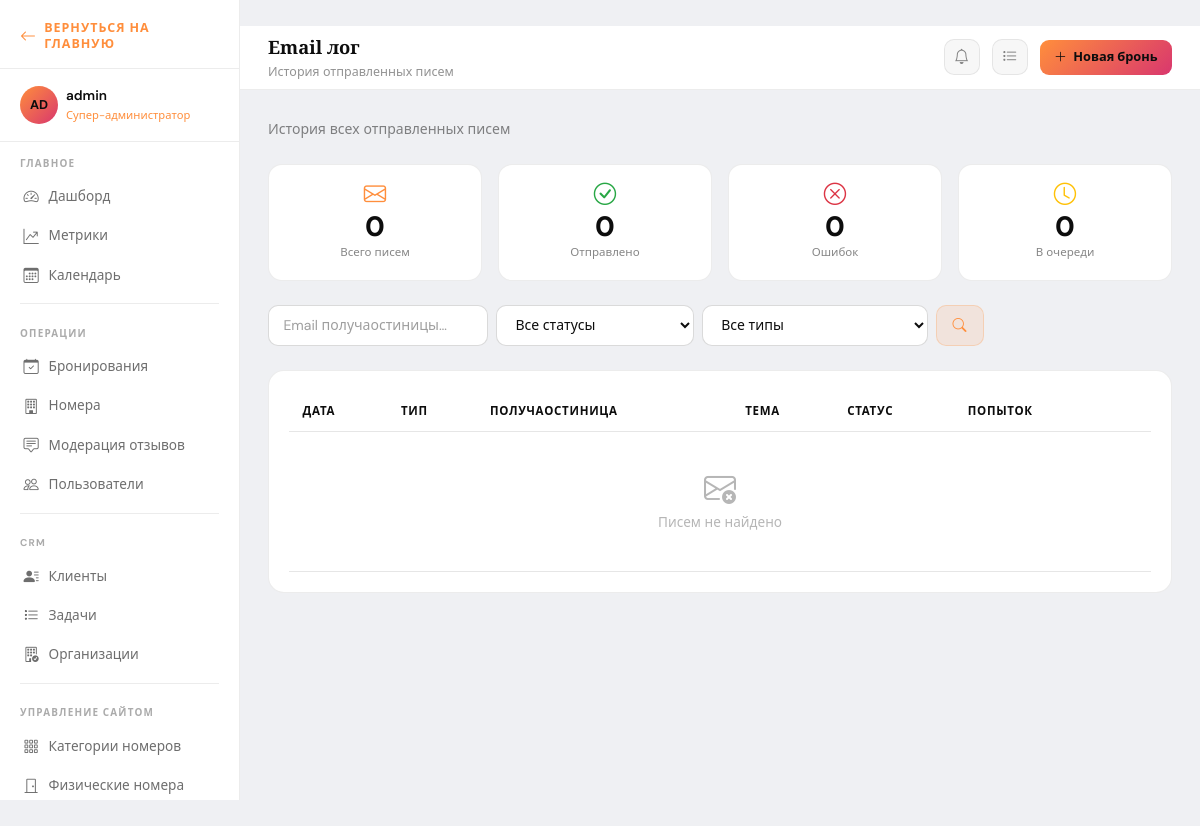
/notifications/email-log/ (signed in), run on the app's committed database.
### apps/accounts/models.py (models this page shows, shortened)
class User(AbstractUser, TimeStampedModel):
    username = None
    email = models.EmailField(_("email"), unique=True)
    role = models.CharField(
        _("роль"),
        max_length=20,
        choices=UserRole.choices,
        default=UserRole.USER,
        db_index=True,
    )
    phone = models.CharField(
        _("телефон"), max_length=20, blank=True, validators=[phone_validator]
    )
    patronymic = models.CharField(_("отчество"), max_length=150, blank=True)
    date_of_birth = models.DateField(_("дата рождения"), null=True, blank=True)
    avatar = models.ImageField(
        _("аватар"), upload_to="avatars/%Y/%m/", null=True, blank=True
    )
    preferred_language = models.CharField(
        _("язык интерфейса"), max_length=10, default="ru", blank=True,
        choices=[("ru", "Русский"), ("en", "English")],
    )
    marketing_consent    = models.BooleanField(_("согласие на рассылку"), default=False)
    email_notifications  = models.BooleanField(_("email-уведомления"),    default=True)
    USERNAME_FIELD  = "email"
    REQUIRED_FIELDS = []
    objects = UserManager()
    class Meta:
        verbose_name         = _("пользоваостиница")
        verbose_name_plural  = _("пользователи")
        ordering             = ["-created_at"]
        indexes = [
            models.Index(fields=["role", "is_active"]),
        ]
    @property
    def is_plain_user(self) -> bool:
        return self.role == UserRole.USER and not self.is_superuser
    @property
    def is_receptionist(self) -> bool:
        return self.has_role(UserRole.RECEPTIONIST)
    @property
    def is_manager(self) -> bool:
        return self.has_role(UserRole.MANAGER)
    @property
    def is_admin(self) -> bool:
        return self.has_role(UserRole.ADMIN)
    @property
    def is_super_admin(self) -> bool:
        return self.is_superuser or self.role == UserRole.SUPER_ADMIN
    def has_role(self, minimum_role: str) -> bool:
        if self.is_superuser:
            return True
        return role_gte(self.role, minimum_role)
    def get_short_name(self) -> str:
        return self.first_name or self.email.split("@")[0]
    def get_initials(self) -> str:
        parts = [self.first_name[:1], self.last_name[:1]]
        return "".join(p for p in parts if p).upper() or self.email[:2].upper()
    @property
    def push_notifications_unread_count(self) -> int:
        return self.push_notifications.filter(is_read=False).count()

### apps/notifications/views.py (the view)
# urls.py: path("email-log/",          views.EmailLogListView.as_view(),         name="email_log"),
class EmailLogListView(ManagerRequiredMixin, View):
    template_name = "notifications/email_log.html"
    def get(self, request):
        qs = (
            EmailLog.objects
            .select_related("booking")
            .order_by("-created_at")
        )
        status     = request.GET.get("status", "")
        email_type = request.GET.get("type", "")
        search     = request.GET.get("q", "")
        if status:     qs = qs.filter(status=status)
        if email_type: qs = qs.filter(email_type=email_type)
        if search:     qs = qs.filter(recipient_email__icontains=search)
        from django.core.paginator import Paginator
        paginator = Paginator(qs, 30)
        page      = paginator.get_page(request.GET.get("page", 1))
        return render(request, self.template_name, {
            "page_obj": page, "logs": page.object_list,
            "is_paginated": page.has_other_pages(),
            "status_choices": EmailLog.EmailStatus.choices,
            "type_choices":   EmailLog.EmailType.choices,
            "filters": {"status": status, "type": email_type, "q": search},
            "counts": {
                "total":   EmailLog.objects.count(),
                "sent":    EmailLog.objects.filter(status="sent").count(),
                "failed":  EmailLog.objects.filter(status="failed").count(),
                "pending": EmailLog.objects.filter(status="pending").count(),
            },
        })

### templates/notifications/email_log.html (shortened to what this page needs)
﻿{% extends "dashboard/base_dashboard.html" %}
{% block dashboard_title %}Email лог{% endblock %}
{% block dashboard_subtitle %}История отправленных писем{% endblock %}
{% block dashboard_content %}
<p class="cabinet-page-subtitle">История всех отправленных писем</p>
<div class="row g-3 mb-4">
  <div class="col-6 col-md-3">
    <div class="stat-card">
      <div class="stat-icon"><i class="bi bi-envelope"></i></div>
      <div class="stat-value">{{ counts.total }}</div>
      <div class="stat-label">Всего писем</div>
    </div>
  </div>
  <div class="col-6 col-md-3">
    <div class="stat-card">
      <div class="stat-icon"><i class="bi bi-check-circle" style="color:#28a745"></i></div>
      <div class="stat-value">{{ counts.sent }}</div>
      <div class="stat-label">Отправлено</div>
    </div>
  </div>
  <div class="col-6 col-md-3">
    <div class="stat-card">
      <div class="stat-icon"><i class="bi bi-x-circle" style="color:#dc3545"></i></div>
      <div class="stat-value">{{ counts.failed }}</div>
      <div class="stat-label">Ошибок</div>
    </div>
  </div>
  <div class="col-6 col-md-3">
    <div class="stat-card">
      <div class="stat-icon"><i class="bi bi-clock" style="color:#ffc107"></i></div>
      <div class="stat-value">{{ counts.pending }}</div>
      <div class="stat-label">В очереди</div>
    </div>
  </div>
</div>
<form method="get" class="d-flex gap-2 flex-wrap mb-4">
  <input type="text" name="q" value="{{ filters.q }}"
         placeholder="Email получаостиницы…"
         style="background:rgba(255,255,255,.05);border:1px solid rgba(255,255,255,.1);
                color:#fff;border-radius:10px;padding:.5rem .9rem;font-size:.875rem;
                min-width:220px;outline:none"
         onfocus="this.style.borderColor='var(--gold)'"
         onblur="this.style.borderColor='rgba(255,255,255,.1)'" />
  <select name="status" onchange="this.form.submit()"
          style="background:#1a1a2e;border:1px solid rgba(255,255,255,.1);color:#fff;
                 border-radius:10px;padding:.5rem .9rem;font-size:.875rem">
    <option value="">Все статусы</option>
  </select>
  <select name="type" onchange="this.form.submit()"
          style="background:#1a1a2e;border:1px solid rgba(255,255,255,.1);color:#fff;
                 border-radius:10px;padding:.5rem .9rem;font-size:.875rem">
    <option value="">Все типы</option>
  </select>
  <button type="submit"
          style="background:rgba(201,168,76,.15);color:var(--gold);
                 border:1px solid rgba(201,168,76,.3);border-radius:10px;
                 padding:.5rem 1rem;font-size:.875rem;cursor:pointer">
    <i class="bi bi-search"></i>
  </button>
</form>
<div class="cabinet-card">
  <div class="table-responsive">
    <table class="table table-dark table-hover mb-0" style="--bs-table-bg:transparent">
      <thead>
        <tr style="color:rgba(255,255,255,.35);font-size:.72rem;text-transform:uppercase;letter-spacing:.06em">
          <th>Дата</th>
          <th>Тип</th>
          <th>Получаостиница</th>
          <th>Тема</th>
          <th>Статус</th>
          <th>Попыток</th>
          <th></th>
        </tr>
      </thead>
      <tbody style="font-size:.85rem">
        {% for log in logs %}
        <tr>
          <td style="color:rgba(255,255,255,.5);font-size:.78rem;white-space:nowrap">
            {{ log.created_at|date:"d.m.Y H:i" }}
          </td>
          <td style="color:rgba(255,255,255,.55);font-size:.78rem">
            {{ log.get_email_type_display }}
          </td>
          <td style="color:rgba(255,255,255,.7)">{{ log.recipient_email }}</td>
          <td style="color:rgba(255,255,255,.65);max-width:220px;
                     overflow:hidden;text-overflow:ellipsis;white-space:nowrap">
            {{ log.subject }}
          </td>
          <td>
            {% if log.status == "sent" %}
              <span style="color:#28a745;font-size:.8rem">✅ Отправлено</span>
            {% elif log.status == "failed" %}
              <span style="color:#ff6b6b;font-size:.8rem">❌ Ошибка</span>
            {% elif log.status == "pending" %}
              <span style="color:#ffc107;font-size:.8rem">⏳ В очереди</span>
            {% else %}
              <span style="color:rgba(255,255,255,.4);font-size:.8rem">{{ log.get_status_display }}</span>
            {% endif %}
          </td>
          <td style="color:rgba(255,255,255,.4);font-size:.8rem;text-align:center">
            {{ log.retry_count }}
          </td>
          <td>
            <a href="{% url 'notifications:email_log_detail' log.pk %}"
               style="color:rgba(255,255,255,.3);font-size:.85rem;text-decoration:none">
              <i class="bi bi-eye"></i>
            </a>
          </td>
        </tr>
        {% empty %}
        <tr>
          <td colspan="7" style="text-align:center;padding:2.5rem;color:rgba(255,255,255,.3)">
            <i class="bi bi-envelope-x" style="font-size:2rem;display:block;margin-bottom:.5rem"></i>
            Писем не найдено
          </td>
        </tr>
        {% endfor %}
      </tbody>
    </table>
  </div>
</div>
{% endblock %}

### templates/dashboard/base_dashboard.html (shortened to what this page needs)
{% extends "base.html" %}
{% load static %}
{% block body_class %}dash-app{% endblock %}
{% block content %}
<div class="dash-layout">
  <aside class="dash-sidebar" id="dashSidebar">
    <div class="sidebar-brand">
      <a href="{% url 'hotel:index' %}" class="sidebar-brand-home" aria-label="Вернуться на главную">
        <i class="bi bi-arrow-left" aria-hidden="true"></i>
        <span>Вернуться на главную</span>
      </a>
    </div>
    <div class="sidebar-user">
      <div class="d-flex align-items-center gap-2">
        <div class="sidebar-user-avatar">
          {% if request.user.avatar %}
            <img src="{{ request.user.avatar.url }}" alt="" />
          {% else %}
            {{ request.user.get_initials }}
          {% endif %}
        </div>
        <div>
          <div class="sidebar-user-name">{{ request.user.get_short_name }}</div>
          <div class="sidebar-user-role">{{ request.user.get_role_display }}</div>
        </div>
      </div>
    </div>
    <ul class="sidebar-nav" style="flex:1;padding-bottom:1rem">
      <div class="sidebar-section-label">Главное</div>
      <li>
        <a href="{% url 'dashboard:index' %}"
           class="{% if request.resolver_match.url_name == 'index' and request.resolver_match.namespace == 'dashboard' %}active{% endif %}">
          <i class="bi bi-speedometer2"></i> Дашборд
        </a>
      </li>
      {% if request.user.is_manager or request.user.is_admin or request.user.is_super_admin or request.user.is_superuser %}
      <li>
        <a href="{% url 'dashboard:metrics' %}"
           class="{% if request.resolver_match.url_name == 'metrics' %}active{% endif %}">
          <i class="bi bi-graph-up-arrow"></i> Метрики
        </a>
      </li>
      {% endif %}
      <li>
        <a href="{% url 'dashboard:calendar' %}"
           class="{% if request.resolver_match.url_name == 'calendar' %}active{% endif %}">
          <i class="bi bi-calendar3"></i> Календарь
        </a>
      </li>
      <div class="sidebar-divider"></div>
      <div class="sidebar-section-label">Операции</div>
      <li>
        <a href="{% url 'bookings:staff_list' %}"
           class="{% if request.resolver_match.namespace == 'bookings' %}active{% endif %}">
          <i class="bi bi-calendar-check"></i> Бронирования
        </a>
      </li>
      <li>
        <a href="{% url 'dashboard:rooms' %}"
           class="{% if request.resolver_match.url_name == 'rooms' %}active{% endif %}">
          <i class="bi bi-building"></i> Номера
        </a>
      </li>
      {% if request.user.is_receptionist %}
      <li>
        <a href="{% url 'dashboard:reviews' %}"
           class="{% if request.resolver_match.url_name == 'reviews' %}active{% endif %}">
          <i class="bi bi-chat-square-text"></i> Модерация отзывов
        </a>
      </li>
      {% endif %}
      <li>
        <a href="{% url 'accounts:user_list' %}"
           class="{% if request.resolver_match.namespace == 'accounts' and 'user' in request.resolver_match.url_name %}active{% endif %}">
          <i class="bi bi-people"></i> Пользователи
        </a>
      </li>
      <div class="sidebar-divider"></div>
      <div class="sidebar-section-label">CRM</div>
      <li>
        <a href="{% url 'crm:client_list' %}"
           class="{% if request.resolver_match.namespace == 'crm' and 'client' in request.resolver_match.url_name %}active{% endif %}">
          <i class="bi bi-person-lines-fill"></i> Клиенты
        </a>
      </li>
      <li>
        <a href="{% url 'crm:task_list' %}"
           class="{% if request.resolver_match.url_name == 'task_list' %}active{% endif %}">
          <i class="bi bi-list-task"></i> Задачи
        </a>
      </li>
      <li>
        <a href="{% url 'crm:organization_list' %}"
           class="{% if request.resolver_match.url_name == 'organization_list' %}active{% endif %}">
          <i class="bi bi-building-check"></i> Организации
        </a>
      </li>
      <div class="sidebar-divider"></div>
      <div class="sidebar-section-label">Управление сайтом</div>
      <li>
        <a href="{% url 'hotel:staff_category_list' %}"
           class="{% if request.resolver_match.namespace == 'hotel' and 'category' in request.resolver_match.url_name %}active{% endif %}">
          <i class="bi bi-grid-3x3-gap"></i> Категории номеров
        </a>
      </li>
      <li>
        <a href="{% url 'hotel:staff_room_list' %}"
           class="{% if request.resolver_match.namespace == 'hotel' and 'room' in request.resolver_match.url_name and 'category' not in request.resolver_match.url_name %}active{% endif %}">
          <i class="bi bi-door-closed"></i> Физические номера
        </a>
      </li>
    </ul>
  </aside>
  <div class="dash-main">
    <div class="dash-topbar">
      <div class="dash-topbar-info">
        <div class="dash-topbar-title">{% block dashboard_title %}Панель управления{% endblock %}</div>
        <div class="dash-topbar-subtitle">{% block dashboard_subtitle %}{% endblock %}</div>
      </div>
      <div class="dash-topbar-actions">
        {% with unread_count=request.user.push_notifications_unread_count %}
        <div class="notif-wrap">
          <button type="button" class="topbar-icon-btn notif-toggle-btn" id="notifToggleBtn"
                  onclick="toggleNotifPanel(event)" aria-label="Уведомления" aria-expanded="false">
            <i class="bi bi-bell"></i>
          </button>
        </div>
        {% endwith %}
        <a href="{% url 'crm:task_list' %}" class="topbar-icon-btn" title="Задачи">
          <i class="bi bi-list-task"></i>
        </a>
        <a href="{% url 'bookings:staff_create' %}" class="topbar-new-booking" title="Новая бронь">
          <i class="bi bi-plus-lg"></i>
          <span>Новая бронь</span>
        </a>
      </div>
    </div>
    <div class="dash-content">
      {% block dashboard_content %}{% endblock %}
    </div>
  </div>
</div>
{% endblock %}

### data on the page
User: user.get_initials "AD", user.get_short_name "admin", user.role "Супер-администратор"

### other printed values
{{ counts.total }} "0"
{{ counts.sent }} "0"
{{ counts.failed }} "0"
{{ counts.pending }} "0"
